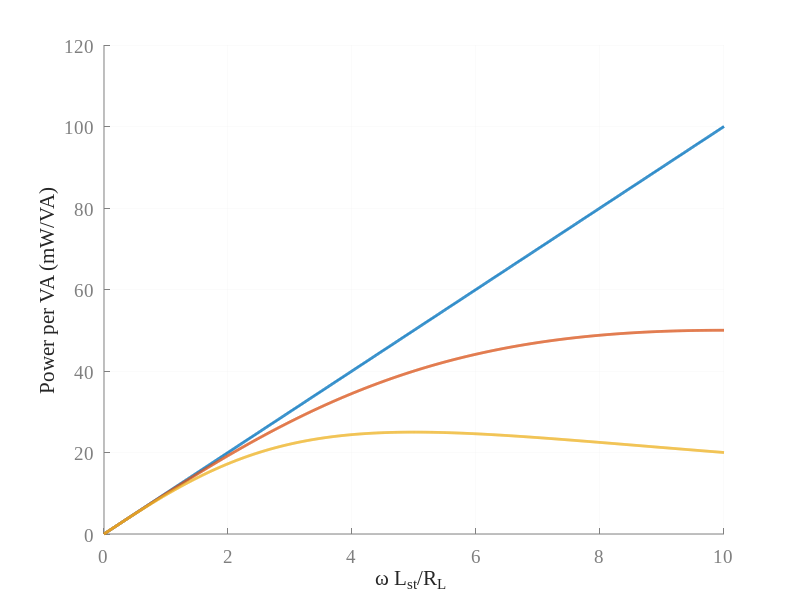

Source code (MATLAB):
%--------------------------------------------------------------------------
%By: Duleepa J Thrimawithana
%Date: 19-05-2019
%Description:
%This program is written to calculate the power output of an 
%series compensated IPT pick-up
%--------------------------------------------------------------------------

function [] = PowerSCP( )

f = 85e3;   %Frequency of the fundamental component of current in primary coil  
Lpt = 20e-6;    %Inductance of the primary coils
Ipt = 10;  %RMS current in the primary coil (fundamental)
k = 0.1; %Coupling between coils
w = 2*pi*f; %Angular frequency

LoR = [0:0.01:10]; %Represents wLst/RL as power is plotted against this

VApt = w*Lpt*Ipt^2; %VA in the primary coil 

%Power delivered to load vs LoR normalised wrt VApt (i.e. mW/VA)

%At ideal tuning, dL = 0
dL = 0; 
PowerSCP_0dL = 1000*(k^2*w*Lpt*Ipt^2.*LoR./(1+dL^2.*LoR.^2))/VApt;

%At 10% change in compensation, dL = 0.1
dL = 0.1;   
PowerSCP_0dL1 = 1000*(k^2*w*Lpt*Ipt^2.*LoR./(1+dL^2.*LoR.^2))/VApt;

%At 20% change in compensation, dL = 0.2
dL = 0.2;    
PowerSCP_0dL2 = 1000*(k^2*w*Lpt*Ipt^2.*LoR./(1+dL^2.*LoR.^2))/VApt;


%Ploting the resutls
figure(1)
%set(gcf,'PaperPosition', [17, 210, 560, 420],'PaperUnits','points' )
axes1 = axes('Parent',gcf);
hold(axes1,'on');
set(axes1,'FontSize',14,'XColor',[0.5 0.5 0.5],'YColor',[0.5 0.5 0.5],...
    'GridColor',[0.9 0.9 0.9],'MinorGridColor',[0.9 0.9 0.9],...
    'XGrid','on','YGrid','on','FontName','Times New Roman');
ylabel('Power per VA (mW/VA)','Color',[0.15 0.15 0.15],'FontName','Times New Roman');
xlabel('{\omega L_s_t/R_L }','Color',[0.15 0.15 0.15],'FontName','Times New Roman');
plot(LoR,PowerSCP_0dL,'LineWidth',2);
plot(LoR,PowerSCP_0dL1,'LineWidth',2);
plot(LoR,PowerSCP_0dL2,'LineWidth',2);

%legend('k=0.1','k=0.15','k=0.2','Location','northeast');
%legend BOXON
end
